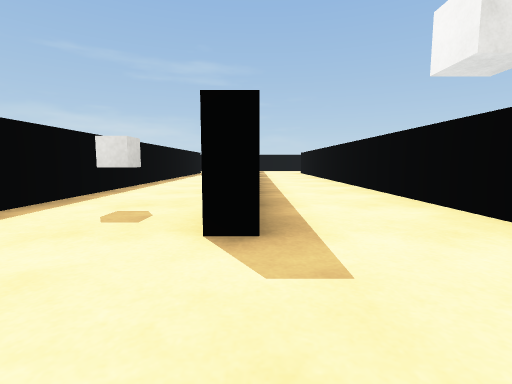
view 1 (above)

12 first-person views from a walk through a scene from a Unity 3-D project. The camera is 0.26 m above the floor, tilts 6° down and sees 85° across. The floor is counted in squares, 0.5 m on a side. Each view is taken from the middle of a square. On the plan, view 1 faces up. The plan holds only what a view shows up to about 9 squares ahead; the rest is blank. The player character is not drawn. Surface patterns are stand-ins for the level's own textures.

view 2
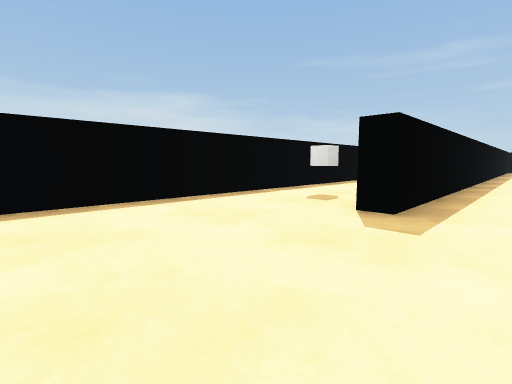

view 3
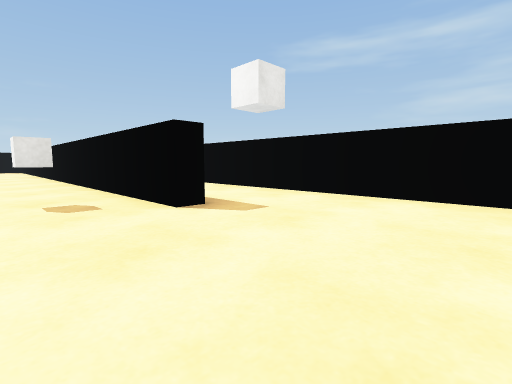

view 4
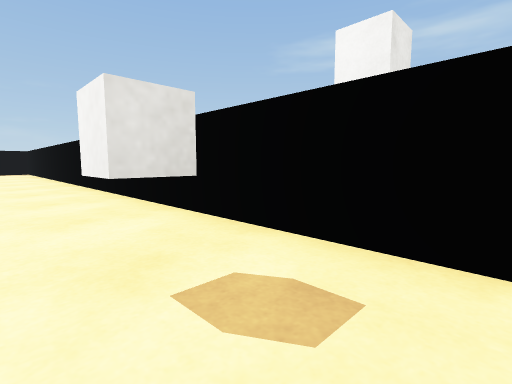

view 5
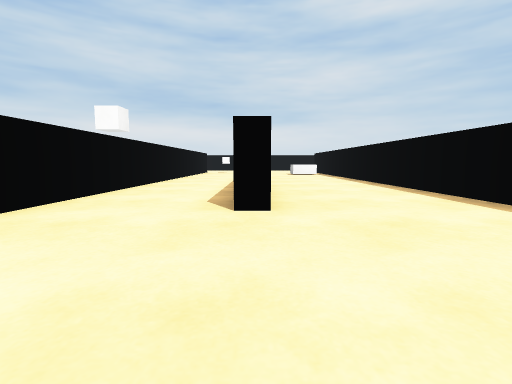

view 6
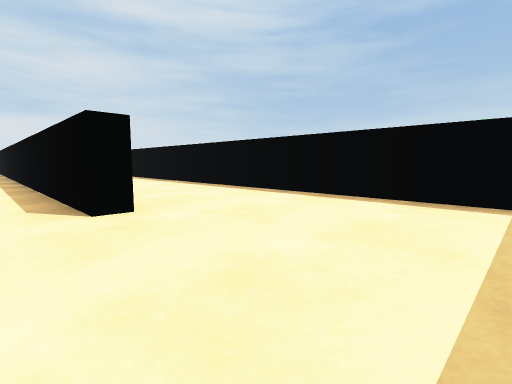

view 7
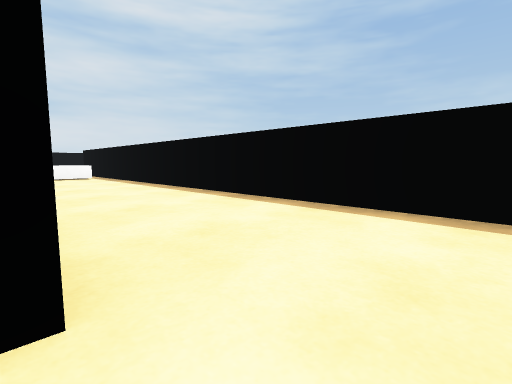

view 8
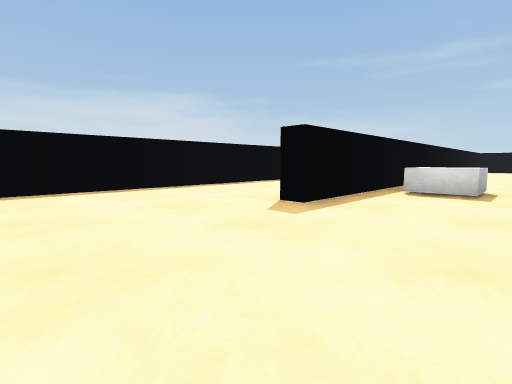

view 9
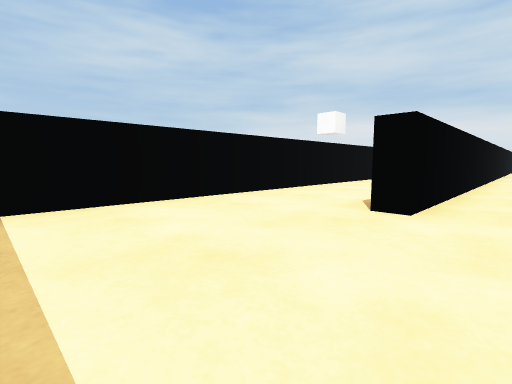

view 10
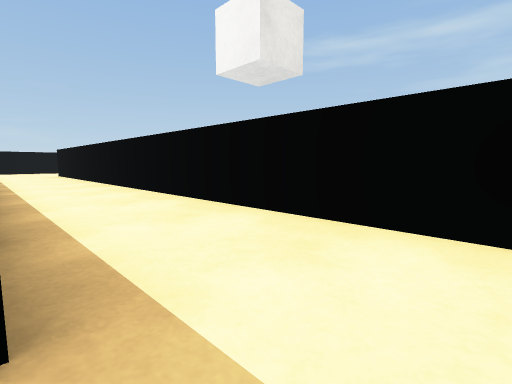

view 11
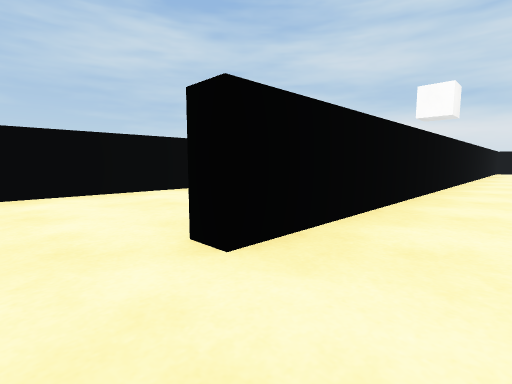

view 12
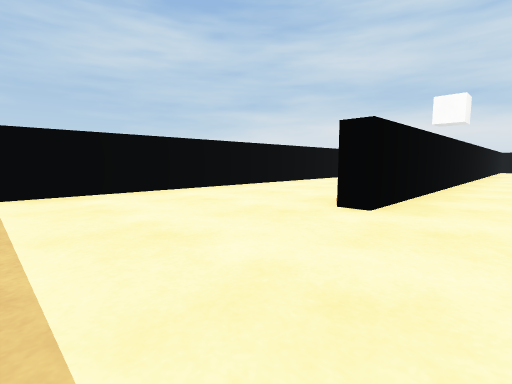

### Floor plan
Points are (right, up) in squares from view 1. A wall is a line through its corners. A room is listed if a view was taken in it or the views show most of it. See-through windows are left out.
Room 1 (views 1, 2, 3, 4, 5, 6, 7, 8, 9, 10)
walls: (-3.2, 5) (-3.2, 11.5); (-0.4, 4.4) (-0.4, 13.2); (-2.8, 11.4) (-2.8, 3.1); (0, 10.9) (0, 4.5); (-9.6, 5.8) (-9.6, -0.4); (-6.1, 13.1) (-6.1, 4.1); (2.2, 2.6) (2.2, 11.6)
ways out: opening at (1, 15) to room 2
objects: other object (-5, 4) to (-5, 5); cube (-2, 3)
Room 2 (views 11, 12)
walls: (6, 9.1) (6, 14.4)
ways out: opening at (1, 15) to room 1

Where each view was taken, in squares from view 1:
view 1: 0 up, 0 right, facing up
view 2: 1 down, 1 right, facing up-left
view 3: 1 down, 2 left, facing up-right
view 4: 2 up, 2 left, facing up-right
view 5: 17 up, 3 left, facing down
view 6: 17 up, 2 left, facing down-left
view 7: 15 up, 3 left, facing down-left
view 8: 1 down, 4 left, facing up-left
view 9: 17 up, 4 left, facing down-right
view 10: 1 up, 0 right, facing up-right
view 11: 15 up, 1 right, facing down-right
view 12: 17 up, 1 right, facing down-right
